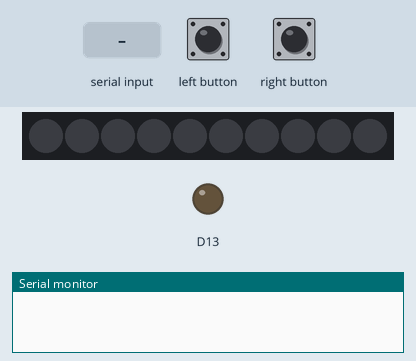
Bench run of a sketch on a simulated Adafruit Circuit Playground Express. On the bench: 10 RGB LEDs in strip order, left to right, output pins drawn as LEDs (lit = HIGH), the last lines printed to the serial monitor. The inputs (shaded band) are chosen by the test bench. Dim RGB values are drawn brighter than linear.

Above: at 1.2 s.
1.3 s: "0,150\n" received over Serial
At 3.1 s:
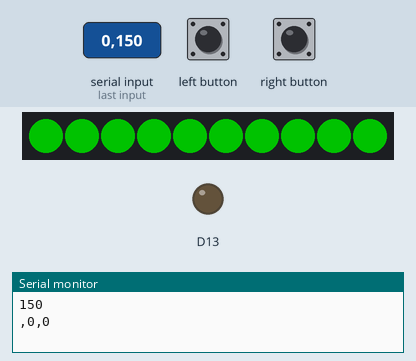
3.8 s: "90,45,200\n" received over Serial
At 6.0 s:
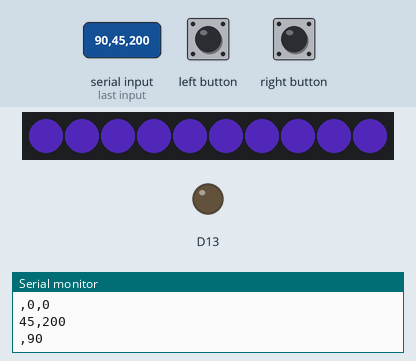
6.3 s: "90,45\n" received over Serial
8.8 s: "90\n" received over Serial
At 11.0 s:
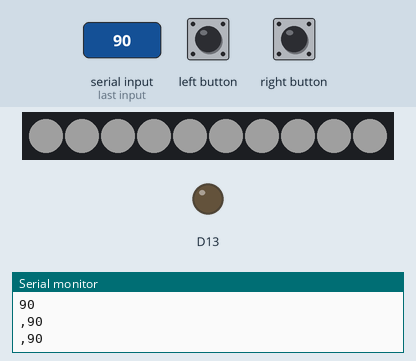
11.3 s: "0,1\n" received over Serial
At 13.1 s:
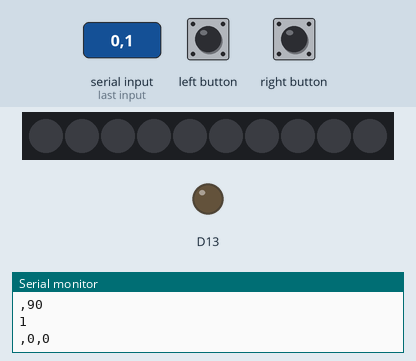
Timing chart, 0 to 14.6 s (numbered marks = the images above; inputs shaded):
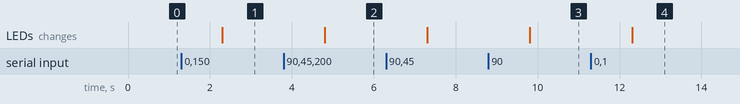

The sketch:

WebSerialAdvancedExample.ino
```cpp
#include <Adafruit_CircuitPlayground.h>
String recvString;
void colorAll(int r, int g, int b){
  for(int i = 0; i < 10; i++){
    CircuitPlayground.setPixelColor(i,r,g,b);
  }
}
void setup() {
  CircuitPlayground.begin();
}
void loop() {
  if (Serial.available()) {
    recvString = Serial.readString();

    if (recvString == "0") {
      CircuitPlayground.clearPixels();
      Serial.println("255,255,255");
    } else {
      int i1 = recvString.indexOf(',');
      int i2 = recvString.indexOf(',', i1+1);
      int i3 = recvString.indexOf(',', i2+1);

      String r = recvString.substring(0, i1);
      String g = recvString.substring(i1 + 1, i2);
      String b = recvString.substring(i2 + 1, i3);
      String brightness = recvString.substring(i3 + 1);
      CircuitPlayground.setBrightness(brightness.toInt());
      colorAll(r.toInt(),g.toInt(),b.toInt());
      Serial.println(g + "," + b + "," + r);
    }

  }
  if(CircuitPlayground.leftButton() && CircuitPlayground.rightButton()){
    Serial.println("255,255,0");
    delay(1000);
  }else if(CircuitPlayground.leftButton()){
    Serial.println("0,255,255");
    delay(1000);
  }else if(CircuitPlayground.rightButton()){
    Serial.println("255,0,255");
    delay(1000);
  }
}
```

Measured:
- after the input at 1.3 s, the LEDs: change after 1.0 s (image 1)
- after the input at 3.8 s, the LEDs: change after 1.0 s (image 2)
- after the input at 8.8 s, the LEDs: change after 1.0 s (image 3)
- after the input at 11.3 s, the LEDs: change after 1.0 s (image 4)
